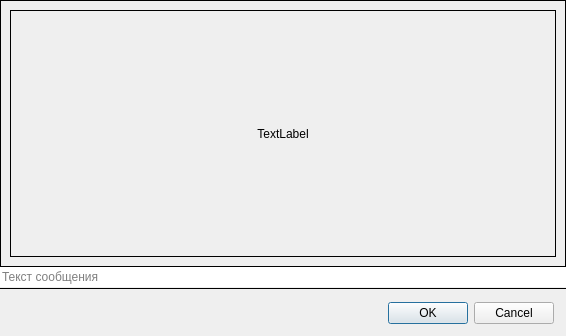
<?xml version="1.0" encoding="UTF-8"?>
<ui version="4.0">
 <class>ImageSendDialog</class>
 <widget class="QWidget" name="ImageSendDialog">
  <property name="geometry">
   <rect>
    <x>0</x>
    <y>0</y>
    <width>566</width>
    <height>336</height>
   </rect>
  </property>
  <property name="windowTitle">
   <string notr="true"/>
  </property>
  <layout class="QGridLayout" name="gridLayout">
   <property name="leftMargin">
    <number>0</number>
   </property>
   <property name="topMargin">
    <number>0</number>
   </property>
   <property name="rightMargin">
    <number>0</number>
   </property>
   <property name="bottomMargin">
    <number>0</number>
   </property>
   <property name="spacing">
    <number>0</number>
   </property>
   <item row="0" column="0">
    <widget class="QFrame" name="mainFrame">
     <property name="frameShape">
      <enum>QFrame::NoFrame</enum>
     </property>
     <property name="frameShadow">
      <enum>QFrame::Plain</enum>
     </property>
     <property name="lineWidth">
      <number>0</number>
     </property>
     <layout class="QVBoxLayout" name="verticalLayout">
      <property name="spacing">
       <number>0</number>
      </property>
      <property name="leftMargin">
       <number>0</number>
      </property>
      <property name="topMargin">
       <number>0</number>
      </property>
      <property name="rightMargin">
       <number>0</number>
      </property>
      <property name="bottomMargin">
       <number>0</number>
      </property>
      <item>
       <widget class="QFrame" name="headerFrame">
        <layout class="QHBoxLayout" name="horizontalLayout">
         <property name="spacing">
          <number>0</number>
         </property>
         <property name="leftMargin">
          <number>0</number>
         </property>
         <property name="topMargin">
          <number>0</number>
         </property>
         <property name="rightMargin">
          <number>0</number>
         </property>
         <property name="bottomMargin">
          <number>0</number>
         </property>
        </layout>
       </widget>
      </item>
      <item>
       <widget class="QFrame" name="imageHolder">
        <property name="sizePolicy">
         <sizepolicy hsizetype="MinimumExpanding" vsizetype="MinimumExpanding">
          <horstretch>0</horstretch>
          <verstretch>0</verstretch>
         </sizepolicy>
        </property>
        <property name="frameShape">
         <enum>QFrame::Box</enum>
        </property>
        <property name="frameShadow">
         <enum>QFrame::Plain</enum>
        </property>
        <layout class="QGridLayout" name="imageLayout">
         <item row="0" column="0">
          <widget class="QLabel" name="image">
           <property name="sizePolicy">
            <sizepolicy hsizetype="Ignored" vsizetype="Ignored">
             <horstretch>0</horstretch>
             <verstretch>0</verstretch>
            </sizepolicy>
           </property>
           <property name="frameShape">
            <enum>QFrame::Box</enum>
           </property>
           <property name="text">
            <string>TextLabel</string>
           </property>
           <property name="scaledContents">
            <bool>true</bool>
           </property>
           <property name="alignment">
            <set>Qt::AlignCenter</set>
           </property>
          </widget>
         </item>
        </layout>
       </widget>
      </item>
      <item>
       <widget class="QLineEdit" name="comment">
        <property name="text">
         <string/>
        </property>
        <property name="frame">
         <bool>false</bool>
        </property>
        <property name="placeholderText">
         <string>Текст сообщения</string>
        </property>
       </widget>
      </item>
      <item>
       <widget class="QFrame" name="line">
        <property name="frameShape">
         <enum>QFrame::HLine</enum>
        </property>
        <layout class="QVBoxLayout" name="verticalLayout_2">
         <property name="spacing">
          <number>0</number>
         </property>
         <property name="leftMargin">
          <number>0</number>
         </property>
         <property name="topMargin">
          <number>0</number>
         </property>
         <property name="rightMargin">
          <number>0</number>
         </property>
         <property name="bottomMargin">
          <number>0</number>
         </property>
        </layout>
       </widget>
      </item>
      <item>
       <widget class="QWidget" name="box" native="true">
        <layout class="QVBoxLayout" name="verticalLayout_6">
         <property name="spacing">
          <number>12</number>
         </property>
         <property name="leftMargin">
          <number>12</number>
         </property>
         <property name="topMargin">
          <number>12</number>
         </property>
         <property name="rightMargin">
          <number>12</number>
         </property>
         <property name="bottomMargin">
          <number>12</number>
         </property>
         <item>
          <widget class="QDialogButtonBox" name="buttons">
           <property name="standardButtons">
            <set>QDialogButtonBox::Cancel|QDialogButtonBox::Ok</set>
           </property>
          </widget>
         </item>
        </layout>
       </widget>
      </item>
     </layout>
    </widget>
   </item>
  </layout>
 </widget>
 <tabstops>
  <tabstop>comment</tabstop>
 </tabstops>
 <resources/>
 <connections>
  <connection>
   <sender>buttons</sender>
   <signal>accepted()</signal>
   <receiver>ImageSendDialog</receiver>
   <slot>accept()</slot>
   <hints>
    <hint type="sourcelabel">
     <x>199</x>
     <y>287</y>
    </hint>
    <hint type="destinationlabel">
     <x>199</x>
     <y>149</y>
    </hint>
   </hints>
  </connection>
  <connection>
   <sender>buttons</sender>
   <signal>rejected()</signal>
   <receiver>ImageSendDialog</receiver>
   <slot>reject()</slot>
   <hints>
    <hint type="sourcelabel">
     <x>199</x>
     <y>287</y>
    </hint>
    <hint type="destinationlabel">
     <x>199</x>
     <y>149</y>
    </hint>
   </hints>
  </connection>
 </connections>
</ui>
